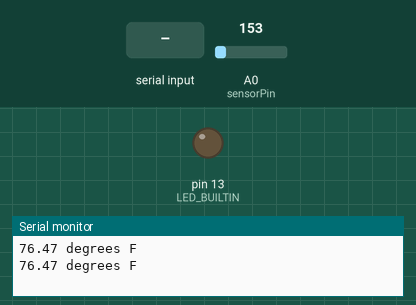
A sketch run on a simulated Arduino Uno, built with avr-gcc and run on an emulated ATmega328P. Shown: output pins drawn as LEDs (lit = HIGH), the last lines printed to the serial monitor. The inputs (shaded band) are chosen by the test bench; at power-on: A0 (sensorPin) = 153.

Above: at 1.2 s.
1.3 s: "30,150\n" received over Serial
At 3.3 s:
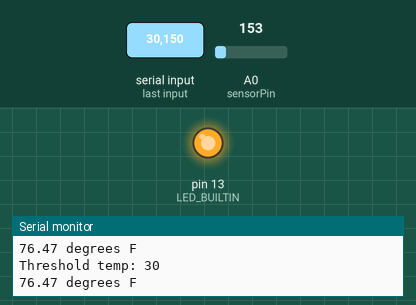
4.5 s: "90,45\n" received over Serial
At 6.8 s:
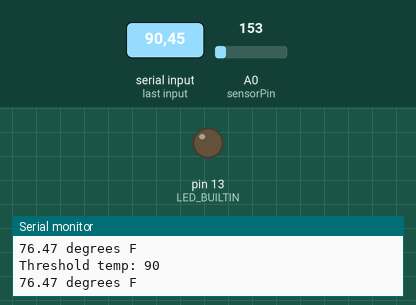
7.5 s: "5\n" received over Serial
At 10.3 s:
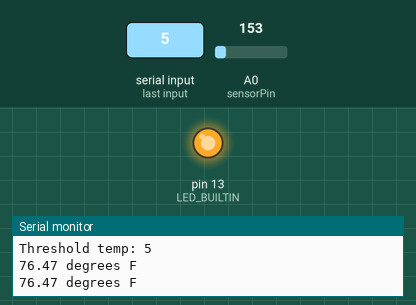
Timing chart, 0 to 11.8 s (numbered marks = the images above; inputs shaded):
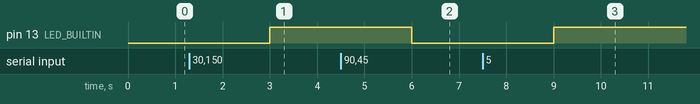

The sketch:

Lab2-7.ino
```cpp
// 7. Medium (15 min): Given a threshold configured from user’s input, turn on
// the LED when the temperature is over the threshold; turn off the LED
// otherwise.

//TMP36 Pin Variables
int sensorPin = 0; //the analog pin the TMP36's Vout (sense) pin is connected to
                        //the resolution is 10 mV / degree centigrade with a
                        //500 mV offset to allow for negative temperatures

int thresholdTemp;

void setup()
{
  Serial.begin(9600);  //Start the serial connection with the computer
                       //to view the result open the serial monitor

  // initialize digital pin LED_BUILTIN as an output.
  pinMode(LED_BUILTIN, OUTPUT);

  thresholdTemp = 1000;
}

void loop()                     // run over and over again
{
  if (Serial.available() > 0)
  {
        // read the incoming byte:
        int input = Serial.readString().toInt();

        thresholdTemp = input;
        Serial.println("Threshold temp: " + String(thresholdTemp));
  }

  if ((int)readTemperature() < thresholdTemp)
  {
    digitalWrite(LED_BUILTIN, LOW);    // turn the LED off by making the voltage LOW
  }
  else
  {
    digitalWrite(LED_BUILTIN, HIGH);   // turn the LED on (HIGH is the voltage level)
  }

   delay(1000);
}

float readTemperature()
{
  //getting the voltage reading from the temperature sensor
   int reading = analogRead(sensorPin);

   // converting that reading to voltage, for 3.3v arduino use 3.3
   float voltage = reading * 5.0;
   voltage /= 1024.0;

   float temperatureC = (voltage - 0.5) * 100 ;  //converting from 10 mv per degree wit 500 mV offset
                                                 //to degrees ((voltage - 500mV) times 100)

   // now convert to Fahrenheit
   float temperatureF = (temperatureC * 9.0 / 5.0) + 32.0;
   Serial.print(temperatureF); Serial.println(" degrees F");
   return temperatureF;
}
```

Measured:
- after the input at 1.3 s, pin 13 (LED_BUILTIN): LOW → HIGH after 1.7 s
- after the input at 4.5 s, pin 13 (LED_BUILTIN): HIGH → LOW after 1.5 s
- after the input at 7.5 s, pin 13 (LED_BUILTIN): LOW → HIGH after 1.5 s
